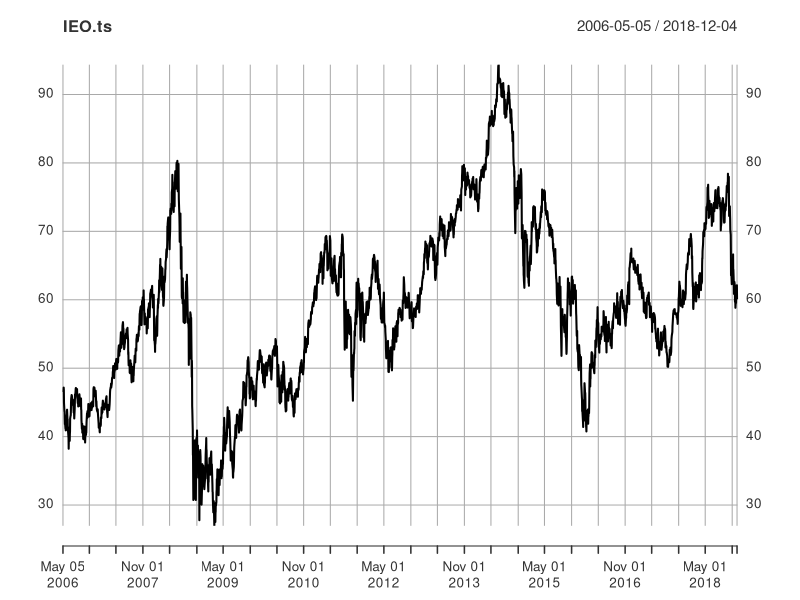
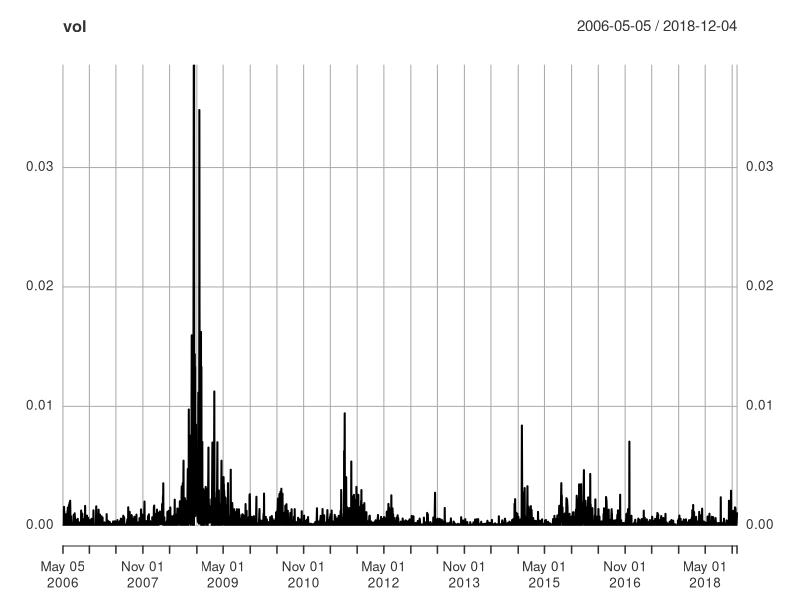
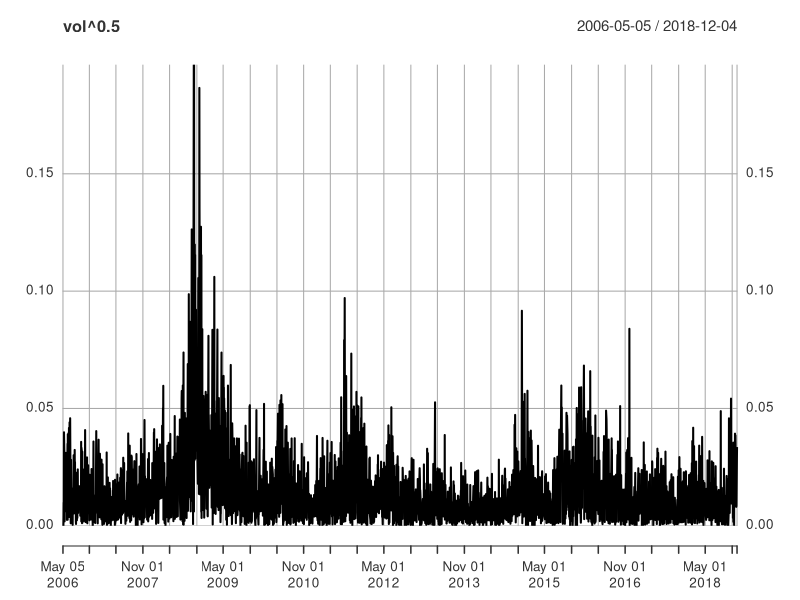
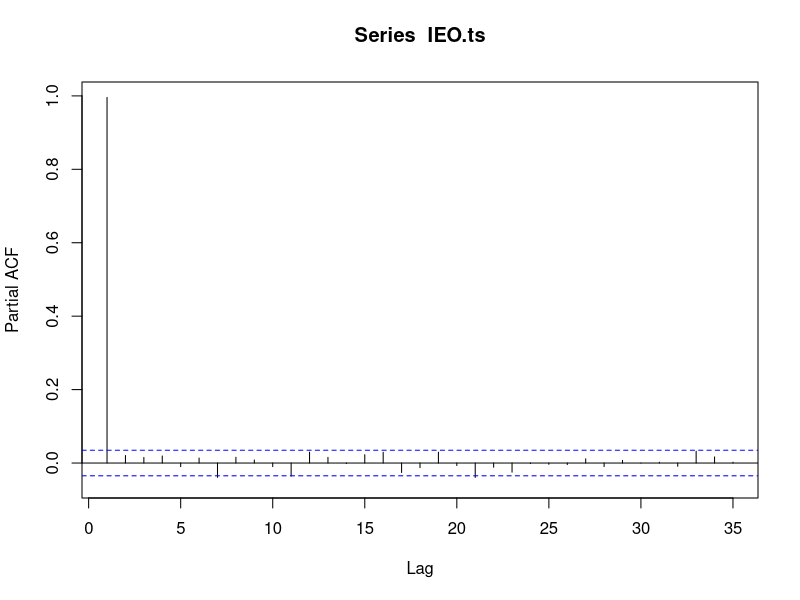
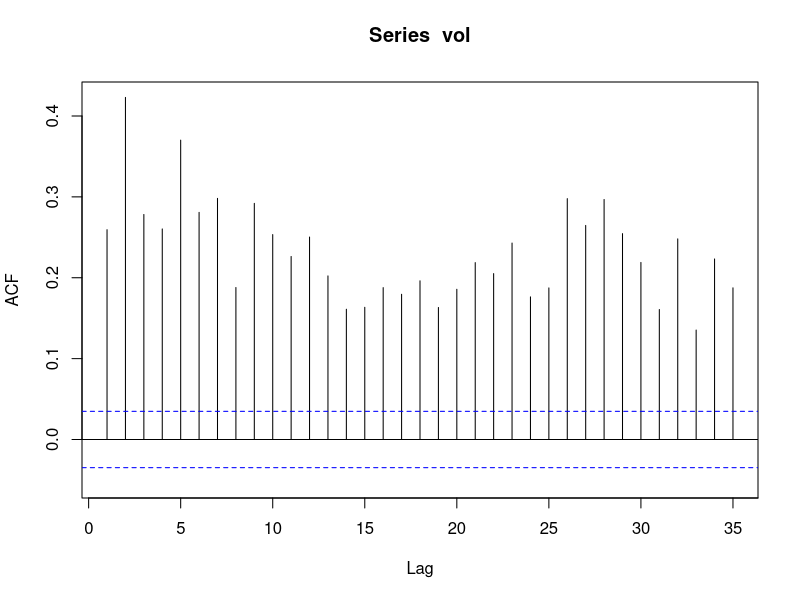
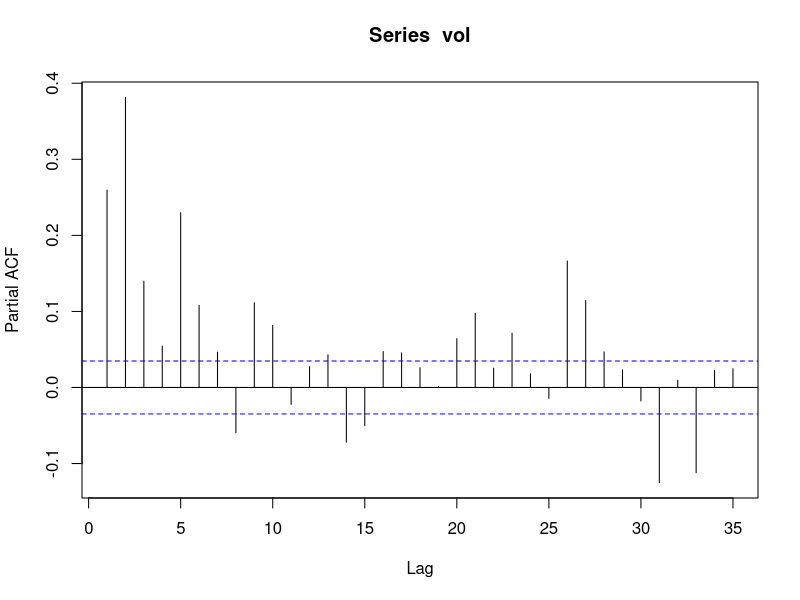
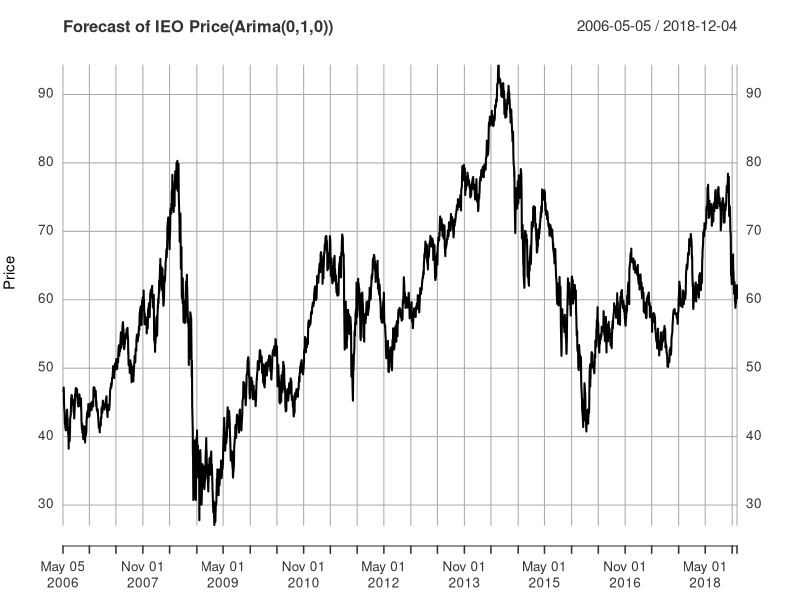
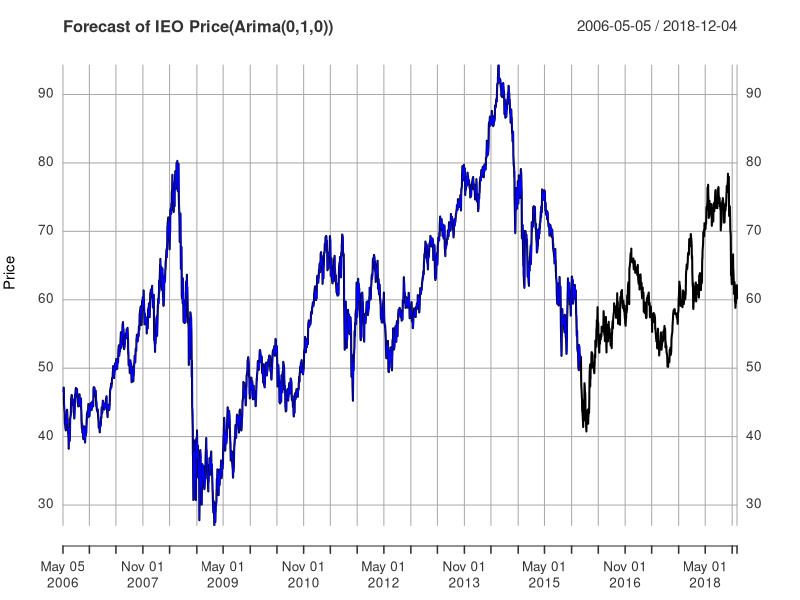

Reproduce these figures in R, in order. (Note: this script raises an error after producing the figures.)
## ---- chunk 1
library(forecast)
library(zoo)
library(xts)
library(urca)
library(plyr)
#IEO<-read.csv("~/Documents/Fall 2018/Forecasting/R Codes/Data Sets/IEO.csv")
IEO<-read.csv("IEO.csv")
IEO.ts <- xts(IEO$Adj.Close, as.Date(IEO$Date))
vol <- (diff(log(IEO.ts)))^2
plot(IEO.ts)
plot(vol)
plot(vol**0.5)
Pacf(IEO.ts)
Acf(vol)
Pacf(vol)

train.ts <- window(IEO.ts, end = "2015-12-31")
valid.ts <- window(IEO.ts, start = "2016-01-01")
ntrain <- length(train.ts)
nvalid <- length(valid.ts)

#DF Test on Whole Data Set
df.test <- ur.df(IEO.ts,type="trend",selectlags="BIC")
print(summary(df.test))
sum <- summary(df.test)
teststat <- sum@teststat[3]
# critical value at 5 percent
critical <- sum@cval[3,2]
abs(critical)<abs(teststat) #Not reject null, series has unit root

# Arima Forecast
ArimaMod <- auto.arima(train.ts, d=1, ic="bic", seasonal = FALSE)
summary(ArimaMod)
fcast_Arima<- Arima(valid.ts, model = ArimaMod)
fcast_fitted_Arima <- xts(fcast_Arima$fitted, as.Date(IEO$Date[(ntrain+1):(ntrain+nvalid)]))
mod_fitted_Arima <- xts(ArimaMod$fitted, as.Date(IEO$Date[1:ntrain]))

print(accuracy(ArimaMod))
print(accuracy(fcast_Arima$fitted, valid.ts))

plot(IEO.ts, ylab="Price",xlab="Time",bty="l",main="Forecast of IEO Price(Arima(0,1,0))", flty=2)
lines(mod_fitted_Arima, lwd=1,col="blue")
lines(fcast_fitted_Arima, lwd=1,col="green")
## ---- chunk 2
# Exponential Filter Forecast
# First, estimate addiive trend filter
filter.mod <- ets(train.ts, model = "AAN")
# Now, build forecasts for validation periods (uses no data there)
filter.pred <- forecast(filter.mod, h = nvalid)
# Now, build one step ahead forecasts for validation data, using estimated model
filter.onestep <- ets(valid.ts, model = filter.mod)
filter.pred.fitted <- xts(filter.pred$fitted, as.Date(IEO$Date[1:ntrain]))
filter.onestep.fitted <- xts(filter.onestep$fitted, as.Date(IEO$Date[(ntrain + 1):(ntrain + nvalid)]))
# plot all the results
plot(IEO.ts, main = "Filter Forecast (with trend)")
lines(filter.pred.fitted, lwd = 1,col="blue", lty = 2)
lines(filter.onestep.fitted,lwd = 1, col="green", lty = 2)
# check accuracy
print(accuracy(filter.pred, valid.ts))
print(accuracy(filter.onestep$fitted, valid.ts))
## ---- chunk 3
# Naive Forecast
nALL <- length(IEO.ts)
naiveFcast.ts <- lag(IEO.ts, 1)
naiveTrain.ts <- window(naiveFcast.ts, end=("2015-12-31"))
naiveValid.ts <- window(naiveFcast.ts, start =("2016-01-01"))
# plot
plot(IEO.ts, main = 'Naive Forecast')
lines(naiveTrain.ts,col = "blue")
lines(naiveValid.ts, col = "green")
# RMSE
naive.train.res <- naiveTrain.ts-train.ts
naive.valid.res <- naiveValid.ts-valid.ts
(rmse_train <- sqrt(mean((naive.train.res)^2, na.rm =TRUE)))
(rmse_valid <- sqrt(mean((naive.valid.res)^2, na.rm =TRUE)))
## ---- chunk 4
# perform some Diebold/Mariano tests
print("Diebold/Mariano ARIMA versus Naive")
print(dm.test(residuals(fcast_Arima),naive.valid.res))

print("Diebold/Mariano Exponential Filter versus Naive")
print(dm.test(residuals(filter.onestep),naive.valid.res))

print("Diebold/Mariano ARIMA versus Exponential Filter")
print(dm.test(residuals(fcast_Arima),residuals(filter.onestep)))
## ---- chunk 5
#AGG ETF
AGG<-read.csv("AGG.csv")
Return<-diff(log(AGG$Adj.Close))
head(Return)
Date<-AGG[-1,1]
bond.ts <- zoo(Return,as.Date(Date))
bond.ts <- window(bond.ts,start=as.Date("2016-01-05"),end = as.Date("2018-12-04"))
plot(bond.ts)
gepmetirc_return<-prod(1+as.vector(bond.ts))-1
gepmetirc_return
length(bond.ts)
## ---- chunk 6
#Volality
#IEO ETF

rsp <- diff(log(IEO.ts))
rsp<-rsp[-1,]
head(rsp)
train.ts <- window(rsp, end = "2015-12-31")
valid.ts <- window(rsp, start = "2016-01-01")

#GARCH Model in Training set
spec <- ugarchspec(variance.model=list(model="sGARCH",garchOrder=c(1,1)),
                   mean.model=list(include.mean=T,armaOrder=c(0,0)))
fittrain <- ugarchfit(spec = spec, data=train.ts)
#Forecasting Volatility in Validation set
setfixed(spec) <- as.list(coef(fittrain))
ugarchfilter <- ugarchfilter(spec=spec,data=valid.ts)
garchVolvalid.ts <- zoo(sigma(ugarchfilter))
mean(garchVolvalid.ts)
garchVolvalid.ts<-garchVolvalid.ts[-1,]
plot(garchVolvalid.ts)
length(garchVolvalid.ts)

#Build Strategy
#set for 10 percent annual standard deviation
target<-0.01
weight <- target/garchVolvalid.ts
weight
weight[weight$x>1]=1
weight
length(weight)
# constant portfolio benchmark
mweight <- mean(weight)

# dynamic daily portfolio 
IEO_return<-diff(fcast_Arima$fitted)
IEO_return
length(IEO_return)
pret  <-  as.vector(IEO_return)*weight  + as.vector(bond.ts)*(1-weight)
pretConstant <-  as.vector(IEO_return)*mweight  + as.vector(bond.ts)*(1-mweight)
pretEquity   <- as.vector(IEO_return)

# Volatility for portfolios (adjust for days of the month)
pstd  <-  as.vector(garchVolvalid.ts*weight)
pstdConstant <-  as.vector(garchVolvalid.ts)*mweight
pstdEquity   <- as.vector(garchVolvalid.ts)

# Look at the variability of returns around volatility targets
print("Standard deviations and sd(standard deviations)")
print(cbind(mean(pstd),sd(pstd)))
print(cbind(mean(pstdConstant),sd(pstdConstant)))
print(cbind(mean(pstdEquity),sd(pstdEquity)))
 
# General mean and return for returns (annualized)           
print("mean and standard deviations for returns (annualized)") 
print(cbind(mean(pret),sd(pretConstant)))
print(cbind(mean(pretConstant),sd(pretConstant)))
print(cbind(mean(pretEquity),sd(pretEquity)))

print("Sharpe ratios (annualized)")
print( (252*mean(pret)-0.03)/( sqrt(252)*sd(pret)))
print( (252*mean(pretConstant)-0.03)/( sqrt(252)*sd(pretConstant)))       
print( (252*mean(pretEquity)-0.03)/( sqrt(252)*sd(pretEquity)))      
